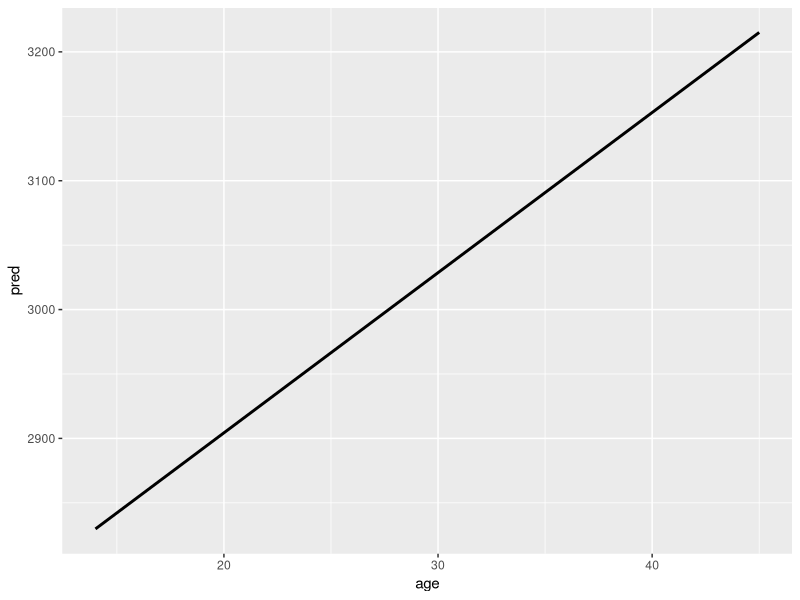
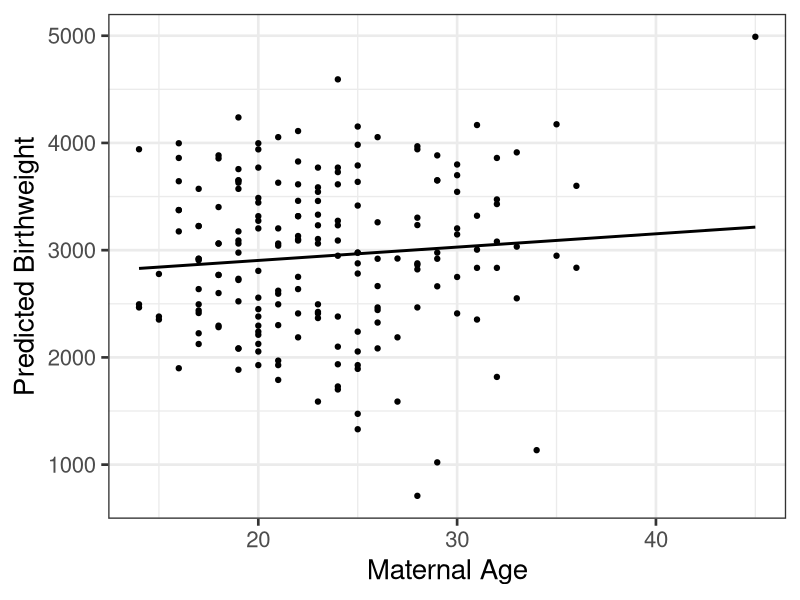
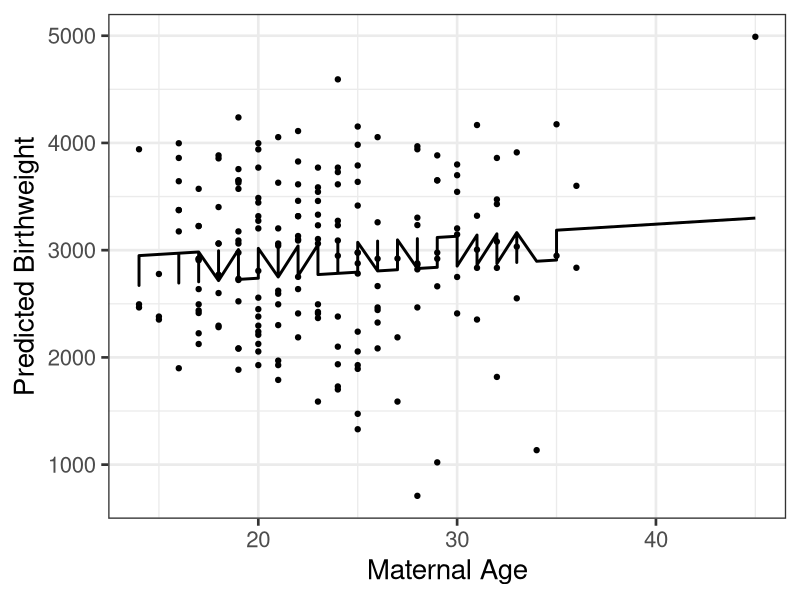
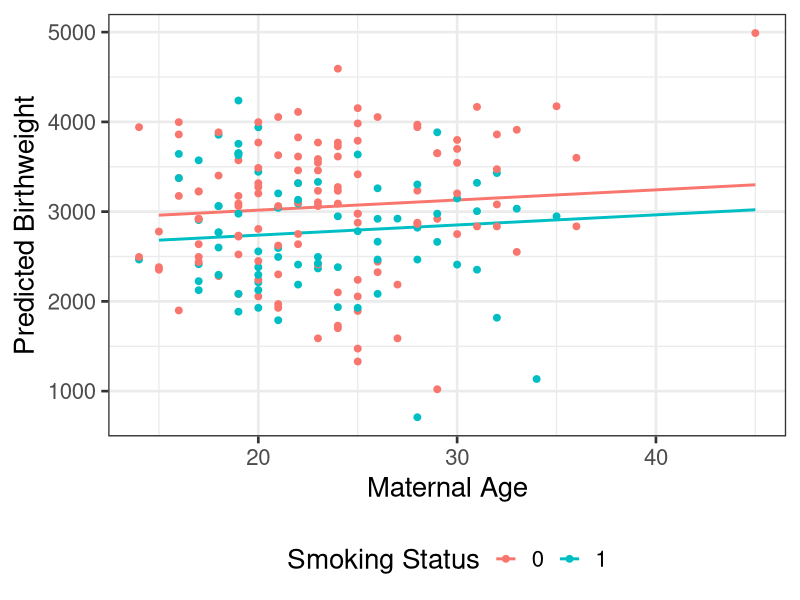

Reproduce these figures in R, in order.
## ---- chunk 1
#| message: false
#| warning: false
library(tidyverse)
library(kableExtra)
data(mtcars)
summary(lm(mpg ~ wt + am, data = mtcars))
## ---- chunk 2
data(birthwt, package = "MASS")
head(birthwt, 10)
## ---- chunk 3
mod <-  lm(bwt ~ age, data = birthwt)
summary(mod)
## ---- chunk 4
birthwt2 <-  birthwt |> 
  select(bwt, age) |> 
  mutate(pred = predict(mod))
head(birthwt2, 10) |> 
  kable(align = "c", digits = 1)
## ---- chunk 5
ggplot(birthwt2, aes(x = age, y = pred)) +
  geom_line(linewidth = 1)
## ---- chunk 6
ggplot(data = birthwt2, aes(x = age, y = pred)) +
  geom_line(linewidth = 1) +
  geom_point(data = birthwt2, aes(x = age, y = bwt)) +
  xlab("Maternal Age") + ylab("Predicted Birthweight") +
  theme_bw(base_size = 20)
## ---- chunk 7
mod2 <-  lm(bwt ~ age + smoke, data = birthwt)
summary(mod2)
## ---- chunk 8
birthwt2 <-  birthwt |> 
  select(bwt, age, smoke) |> 
  mutate(pred = predict(mod2))
head(birthwt2, 10) |> 
  kable(align = "c", digits = 1)
## ---- chunk 9
ggplot(data = birthwt2, aes(x = age, y = pred)) +
  geom_line(linewidth = 1) +
  geom_point(data = birthwt2, aes(x = age, y = bwt)) +
  xlab("Maternal Age") + ylab("Predicted Birthweight") +
  theme_bw(base_size = 20)
## ---- chunk 10
newdf <-  expand.grid(age = seq(15, 45, by = 5),
                      smoke = c(0,1))
newdf |> 
  kable(align = "c", digits = 1)
## ---- chunk 11
newdf <-  newdf |> 
  mutate(pred = predict(mod2, newdata = newdf))
newdf |> 
  kable(align = "c", digits = 1)
## ---- chunk 12
ggplot(data = newdf, aes(x = age, y = pred, color = factor(smoke))) +
  geom_line(linewidth = 1) +
  geom_point(data = birthwt2, aes(x = age, y = bwt), size = 2) +
  xlab("Maternal Age") + ylab("Predicted Birthweight") + labs(color = "Smoking Status") +
  theme_bw(base_size = 20) +
  theme(legend.position = "bottom")
